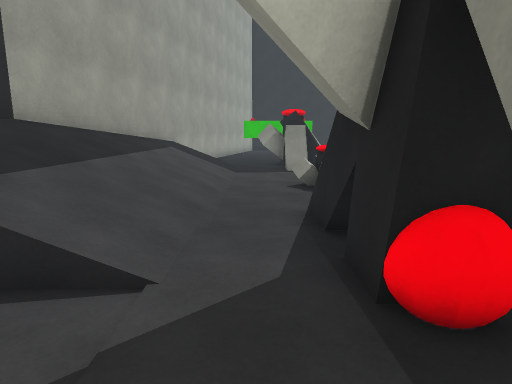
View 1 (above)

22 first-person views from a walk through a Unity game level. The camera is 1.4 m above the floor, tilts 10° down and sees 75° across. The floor is counted in squares, 1 m on a side. Each view is taken from the middle of a square. On the plan, view 1 faces up. The plan holds only what a view shows up to about 15 squares ahead; the rest is blank. The place goes on beyond the plan.

View 2
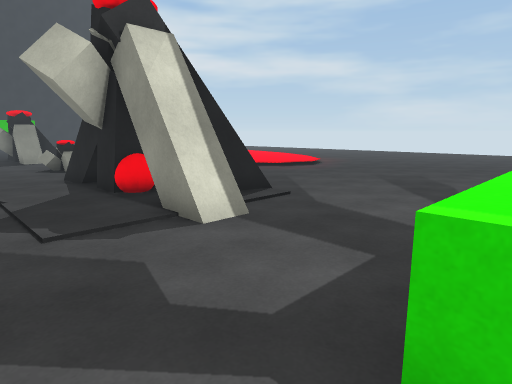

View 3
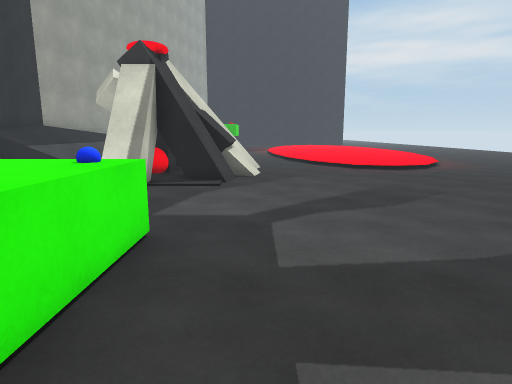

View 4
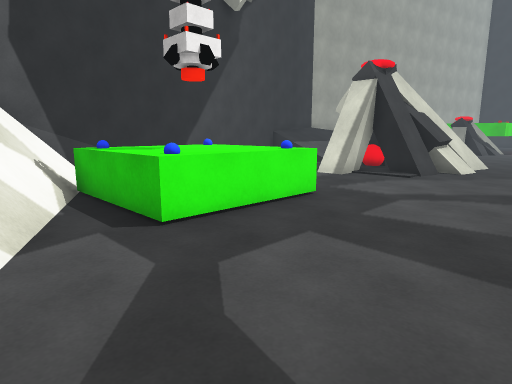

View 5
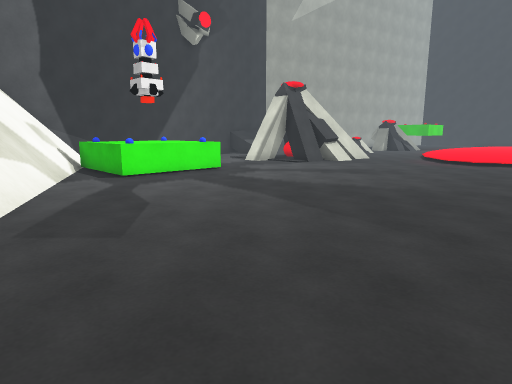

View 6
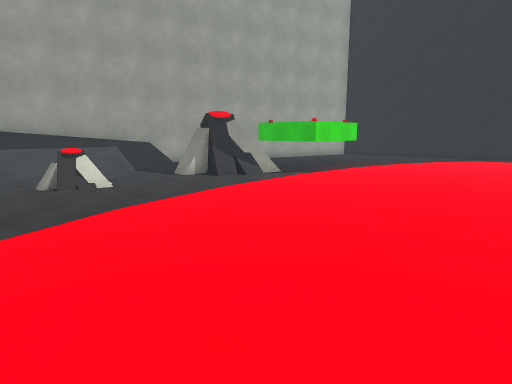

View 7
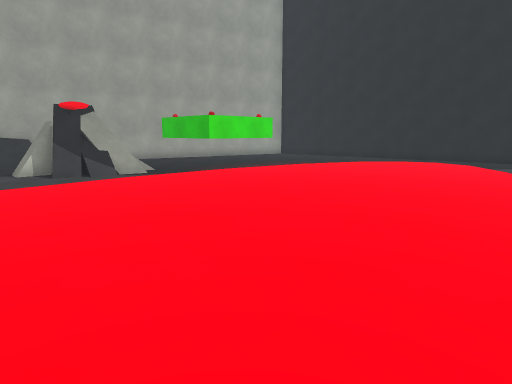

View 8
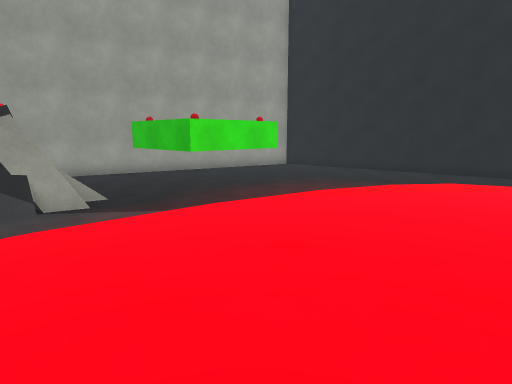

View 9
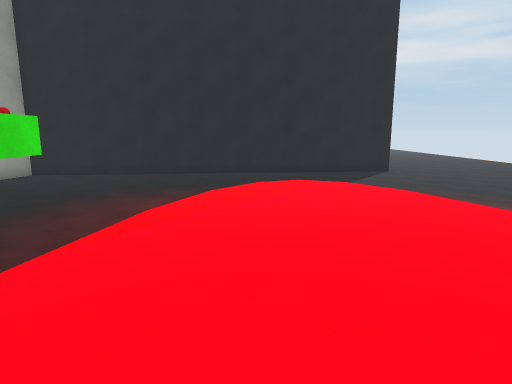

View 10
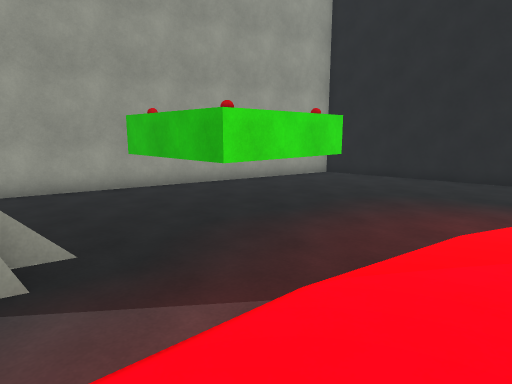

View 11
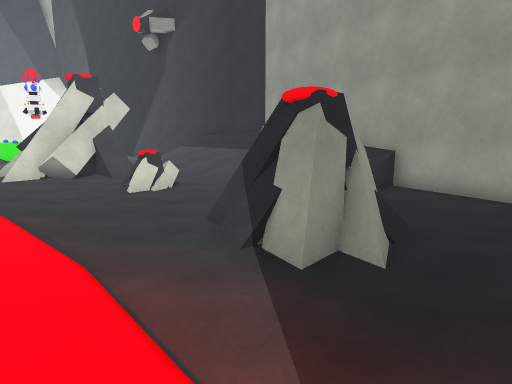

View 12
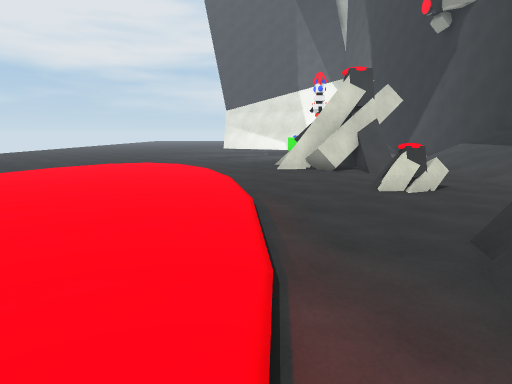

View 13
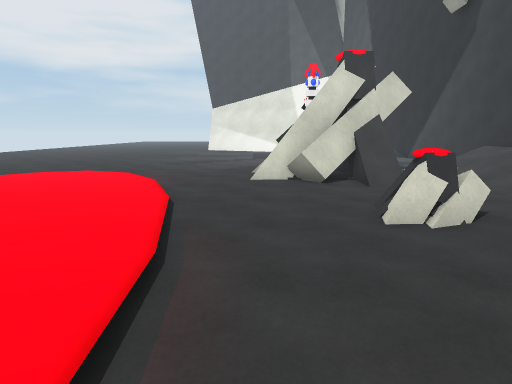

View 14
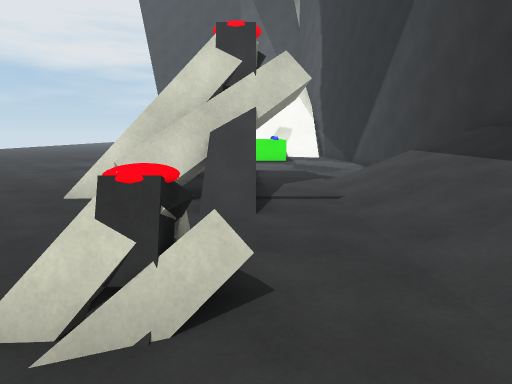

View 15
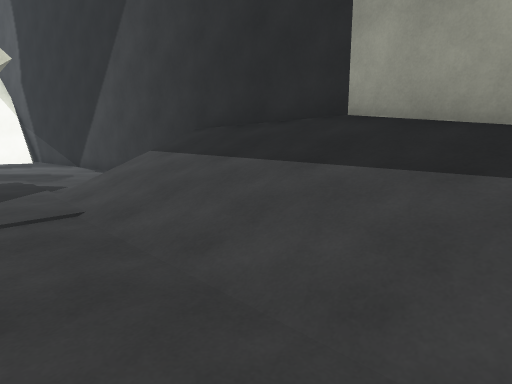

View 16
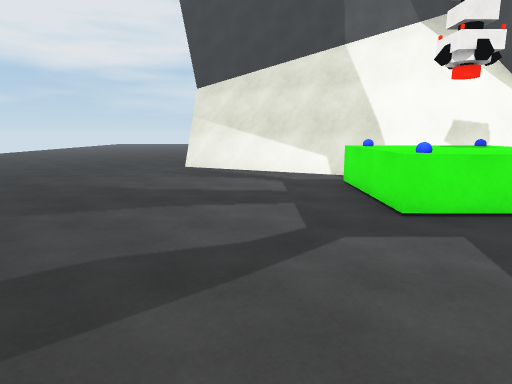

View 17
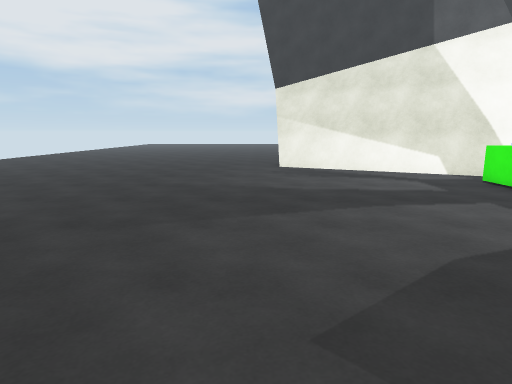

View 18
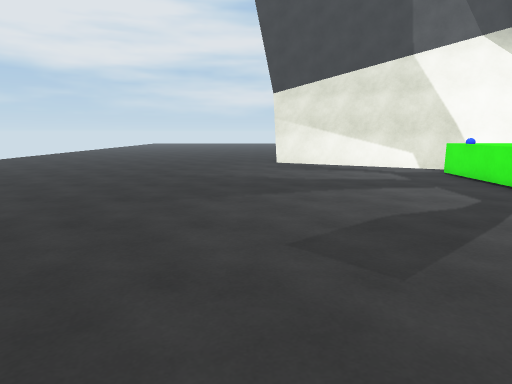

View 19
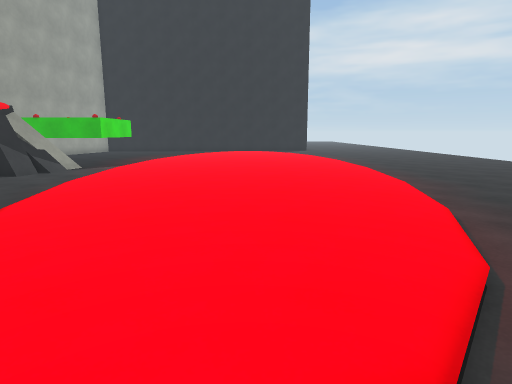

View 20
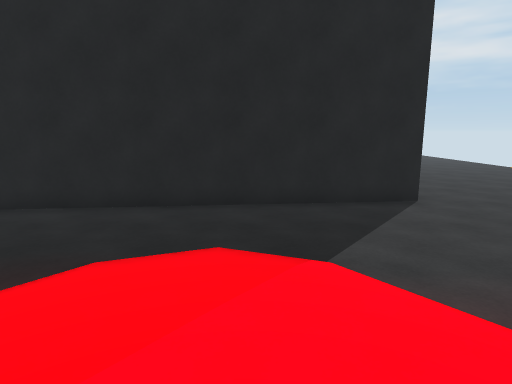

View 21
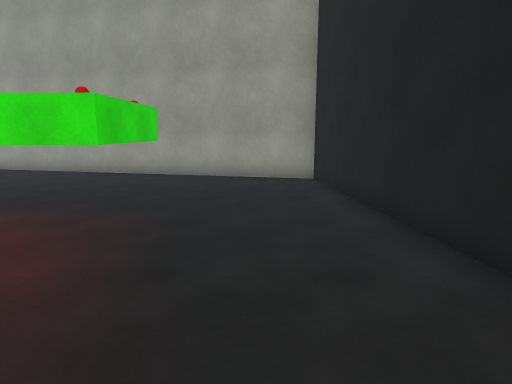

View 22
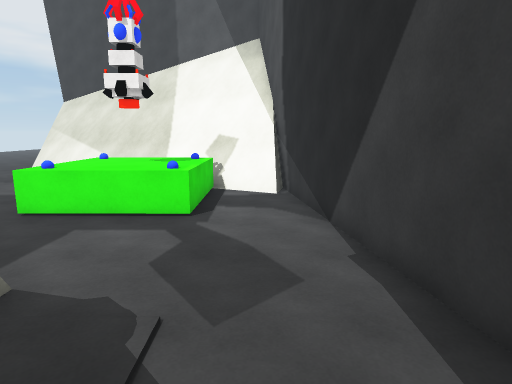

### Floor plan
Key: @ floor where view 1 was taken; # wall or solid block; . main floor; : floor 0.25 m higher than the main floor; / step, stairs or slope; = window, fence, low wall or low ledge; ^ raised ledge; v drop or lower ground; O other object.
Columns run from 5 left of view 1 to 15 right of it. Each row starts with its distance up from view 1.
 30           ###########
 29     #######..........
 28     #................
 27     #................
 26     #.........////...
 25    ##......../::::/..
 24    #OOOOO..../::::/..
 23    #    O.../::::::/.
 22    #    O.../::::::/
 21    #    O...::::::::
 20   ##OOOOO...::::::::
 19   #......../::::::::
 18   #......../::::::::
 17   #......../::::::::
 16  ##...OOO../::::::::/
 15  #v..OOOO../::::::::/
 14  #///.OOO../::::::::/
 13  #///..O.../::::::::/
 12 ##///....../::::::::/
 11 #////....../::::::::/
 10 #////..=....::::::::.
  9 #////.=^....::::::::.
  8 #////......./::::::/.
  7 #////......./::::::.
  6 #////.//=..../::::/..
  5 #////.=#^^=...:::/...
  4 #////.####=....//....
  3 #=///.###= ..........
  2 #  ...####...........
  1  #....####...........
  0  #...@##.............
 -1  #...................
 -2  #...................
 -3  #...................
 -4  #...................
 -5  #...OOOO............
 -6  ##..OOOO............
 -7   #..OOOO............
 -8   #=OOOOO............
 -9   ###=#..............
-10   #####==............
-11      ####==..........
-12        ####==........
-13          ####==......
-14            ####......

Positions as (right, up) in squares from view 1, and headings:
1: (0, 0), facing up
2: (-2, -5), facing up-right
3: (5, -9), facing up
4: (8, -11), facing up-left
5: (14, -13), facing up-left
6: (13, 6), facing up-left
7: (15, 11), facing up-left
8: (12, 14), facing up-left
9: (9, 15), facing up
10: (8, 16), facing up-left
11: (7, 19), facing down-left
12: (6, 18), facing down
13: (5, 15), facing down
14: (1, 12), facing down
15: (1, 11), facing down-left
16: (6, 1), facing down
17: (10, 1), facing down
18: (10, 3), facing down
19: (11, 3), facing up
20: (11, 22), facing up
21: (10, 27), facing left
22: (-2, 3), facing down
